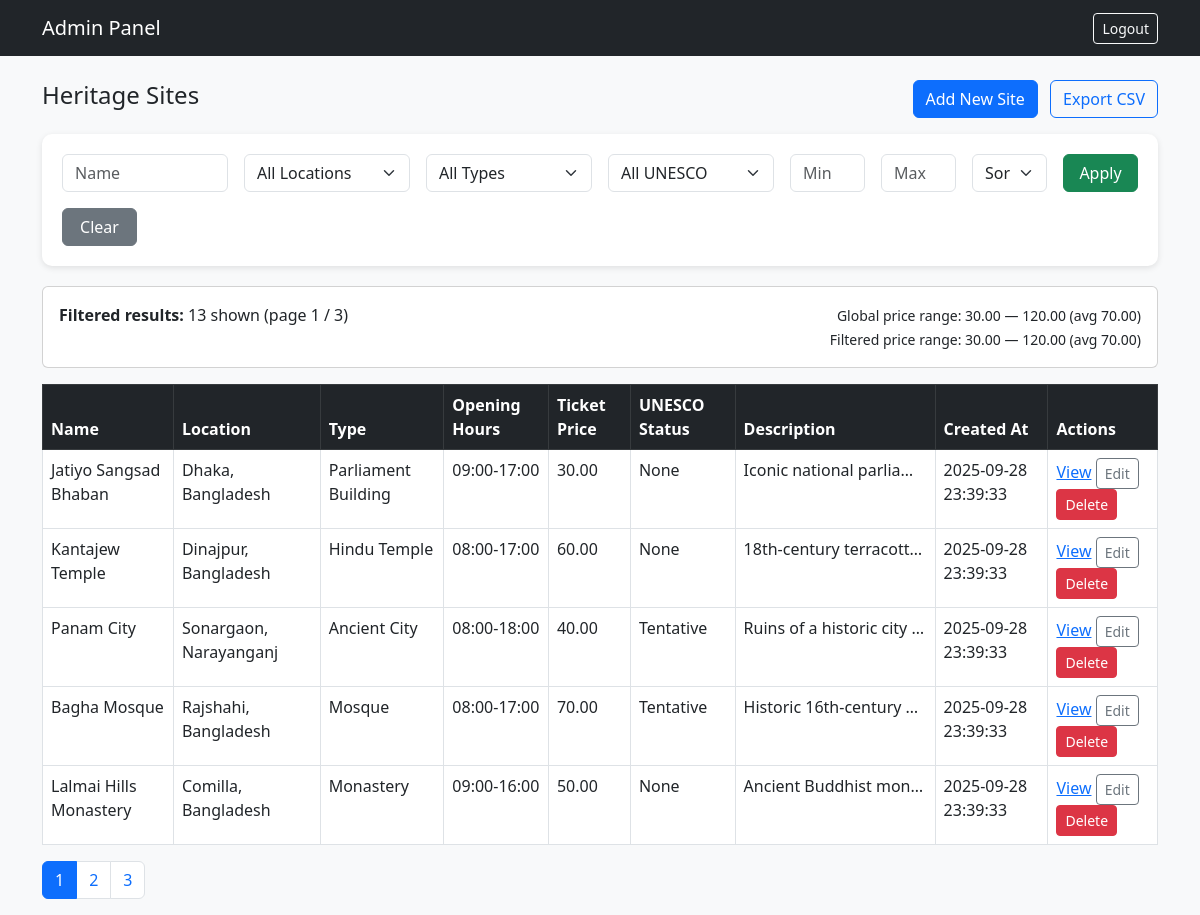
Page /admin/manage_sites.php (signed in) on the committed database.
### tables this page shows
CREATE TABLE IF NOT EXISTS HeritageSites (
  site_id INT AUTO_INCREMENT PRIMARY KEY,
  name VARCHAR(150) NOT NULL,
  location VARCHAR(200),
  type VARCHAR(100),
  opening_hours VARCHAR(100),
  ticket_price DECIMAL(10,2) DEFAULT 0,
  unesco_status ENUM('None','Tentative','World Heritage') DEFAULT 'None',
  description TEXT,
  created_at TIMESTAMP DEFAULT CURRENT_TIMESTAMP
);

### admin/manage_sites.php (the view, shortened to what this page needs)
<?php
require_once __DIR__ . '/../includes/db_connect.php';
$filter_name = trim($_GET['filter_name'] ?? '');
$filter_price_min = (isset($_GET['filter_price_min']) && $_GET['filter_price_min'] !== '') ? (float)$_GET['filter_price_min'] : null;
$filter_price_max = (isset($_GET['filter_price_max']) && $_GET['filter_price_max'] !== '') ? (float)$_GET['filter_price_max'] : null;
$page = max(1, (int)($_GET['page'] ?? 1));
$perPage = 5;
$globalStats = $pdo->query("SELECT COUNT(*) AS total, MIN(ticket_price) AS min_price, MAX(ticket_price) AS max_price, AVG(ticket_price) AS avg_price FROM HeritageSites")->fetch(PDO::FETCH_ASSOC);
$globalMin = $globalStats['min_price'] !== null ? (float)$globalStats['min_price'] : 0.00;
$globalMax = $globalStats['max_price'] !== null ? (float)$globalStats['max_price'] : 0.00;
$globalAvg = $globalStats['avg_price'] !== null ? (float)$globalStats['avg_price'] : 0.00;
$where = ' WHERE 1=1';
$params = [];
$order_by = 'created_at DESC';
$totalStmt = $pdo->prepare("SELECT COUNT(*) FROM HeritageSites $where");
$totalStmt->execute($params);
$totalRows = (int)$totalStmt->fetchColumn();
$totalPages = max(1, (int)ceil($totalRows / $perPage));
$offset = ($page - 1) * $perPage;
$query = "SELECT * FROM HeritageSites $where ORDER BY $order_by LIMIT :offset, :perPage";
$stmt = $pdo->prepare($query);
$stmt->bindValue(':offset', (int)$offset, PDO::PARAM_INT);
$stmt->bindValue(':perPage', (int)$perPage, PDO::PARAM_INT);
$stmt->execute();
$sites = $stmt->fetchAll(PDO::FETCH_ASSOC);
$filteredStatsStmt = $pdo->prepare("SELECT COUNT(*) AS total, MIN(ticket_price) AS min_price, MAX(ticket_price) AS max_price, AVG(ticket_price) AS avg_price FROM HeritageSites $where");
$filteredStatsStmt->execute($params);
$filteredStats = $filteredStatsStmt->fetch(PDO::FETCH_ASSOC);
?>
<!doctype html>
<html lang="en">
<head>
<link href="https://cdn.jsdelivr.net/npm/bootstrap@5.3.0/dist/css/bootstrap.min.css" rel="stylesheet">
</head>
<body>
<nav class="navbar navbar-dark bg-dark mb-4">
    <div class="container d-flex justify-content-between">
        <a class="navbar-brand" href="dashboard.php">Admin Panel</a>
        <a class="btn btn-outline-light btn-sm" href="logout.php">Logout</a>
    </div>
</nav>
<div class="container">
    <div class="d-flex justify-content-between align-items-center mb-3">
        <h4>Heritage Sites</h4>
        <div>
            <a class="btn btn-primary" href="site_edit.php">Add New Site</a>
            <?php
                $exportParams = $_GET;
                $exportParams['export'] = 'csv';
                echo '<a class="btn btn-outline-primary ms-2" href="?'.htmlspecialchars(http_build_query($exportParams)).'">Export CSV</a>';
            ?>
        </div>
    </div>
    <div class="filter-card">
        <form class="row g-3" method="get" novalidate>
            <div class="col-md-2">
                <input type="text" name="filter_name" class="form-control" placeholder="Name" value="<?php echo htmlspecialchars($filter_name); ?>">
            </div>
            <div class="col-md-2">
                <select name="filter_location" class="form-select" aria-label="Location">
                    <option value="">All Locations</option>
                </select>
            </div>
            <div class="col-md-2">
                <select name="filter_type" class="form-select" aria-label="Type">
                    <option value="">All Types</option>
                </select>
            </div>
            <div class="col-md-2">
                <select name="filter_unesco" class="form-select" aria-label="UNESCO status">
                    <option value="">All UNESCO</option>
                </select>
            </div>
            <div class="col-md-1">
                <input type="number" step="1" min="<?php echo htmlspecialchars((string)$globalMin); ?>" max="<?php echo htmlspecialchars((string)$globalMax); ?>"
                       name="filter_price_min" class="form-control" placeholder="Min" value="<?php echo htmlspecialchars($filter_price_min ?? ''); ?>">
            </div>
            <div class="col-md-1">
                <input type="number" step="1" min="<?php echo htmlspecialchars((string)$globalMin); ?>" max="<?php echo htmlspecialchars((string)$globalMax); ?>"
                       name="filter_price_max" class="form-control" placeholder="Max" value="<?php echo htmlspecialchars($filter_price_max ?? ''); ?>">
            </div>
            <div class="col-md-1">
                <select name="sort_price" class="form-select" aria-label="Sort price">
                    <option value="">Sort Price</option>
                </select>
            </div>
            <div class="col-md-1 d-grid">
                <button class="btn btn-success">Apply</button>
            </div>
            <div class="col-md-1 d-grid">
                <a class="btn btn-secondary" href="manage_sites.php">Clear</a>
            </div>
        </form>
    </div>
    <div class="mb-3">
        <div class="card p-3">
            <div class="row">
                <div class="col-md-6">
                    <strong>Filtered results:</strong> <?php echo (int)($filteredStats['total'] ?? 0); ?> shown (page <?php echo $page; ?> / <?php echo $totalPages; ?>)
                </div>
                <div class="col-md-6 text-md-end">
                    <small>Global price range: <?php echo number_format($globalMin, 2); ?> — <?php echo number_format($globalMax, 2); ?> (avg <?php echo number_format($globalAvg, 2); ?>)</small>
                    <br>
                    <small>Filtered price range: <?php echo $filteredStats['min_price'] !== null ? number_format($filteredStats['min_price'], 2) : '-'; ?> — <?php echo $filteredStats['max_price'] !== null ? number_format($filteredStats['max_price'], 2) : '-'; ?> (avg <?php echo $filteredStats['avg_price'] !== null ? number_format($filteredStats['avg_price'], 2) : '-'; ?>)</small>
                </div>
            </div>
        </div>
    </div>
    <?php if (empty($sites)): ?>
        <div class="alert alert-info">No heritage sites found with these filters.</div>
    <?php else: ?>
        <table class="table table-hover table-bordered bg-white">
            <thead class="table-dark">
                <tr>
                    <th>Name</th>
                    <th>Location</th>
                    <th>Type</th>
                    <th>Opening Hours</th>
                    <th>Ticket Price</th>
                    <th>UNESCO Status</th>
                    <th>Description</th>
                    <th>Created At</th>
                    <th>Actions</th>
                </tr>
            </thead>
            <tbody>
            <?php foreach ($sites as $s): ?>
                <tr>
                    <td><?php echo htmlspecialchars($s['name']); ?></td>
                    <td><?php echo htmlspecialchars($s['location']); ?></td>
                    <td><?php echo htmlspecialchars($s['type']); ?></td>
                    <td><?php echo htmlspecialchars($s['opening_hours']); ?></td>
                    <td><?php echo number_format($s['ticket_price'], 2); ?></td>
                    <td><?php echo htmlspecialchars($s['unesco_status']); ?></td>
                    <td class="truncate" title="<?php echo htmlspecialchars($s['description']); ?>"><?php echo htmlspecialchars($s['description']); ?></td>
                    <td><?php echo htmlspecialchars($s['created_at']); ?></td>
                    <td>
                        <a href="../site_view.php?id=<?php echo (int)$s['site_id']; ?>">View</a>
                        <a class="btn btn-sm btn-outline-secondary" href="site_edit.php?id=<?php echo (int)$s['site_id']; ?>">Edit</a>
                        <form method="post" class="d-inline" onsubmit="return confirm('Delete site?');">
                            <button type="submit" class="btn btn-sm btn-danger">Delete</button>
                        </form>
                    </td>
                </tr>
            <?php endforeach; ?>
            </tbody>
        </table>
        <?php if ($totalPages > 1): ?>
            <nav>
                <ul class="pagination">
                    <?php
                        for ($p = 1; $p <= $totalPages; $p++):
                            $queryParams = $_GET;
                            $queryParams['page'] = $p;
                    ?>
                        <li class="page-item <?php if ($p === $page) echo 'active'; ?>">
                            <a class="page-link" href="?<?php echo htmlspecialchars(http_build_query($queryParams)); ?>"><?php echo $p; ?></a>
                        </li>
                    <?php endfor; ?>
                </ul>
            </nav>
        <?php endif; ?>
    <?php endif; ?>
</div>
</body>
</html>

### admin/manage_sites.php (style rules this page uses)
body { background-color: #f8f9fa; }
.filter-card { background: #fff; padding: 20px; border-radius: 10px; box-shadow: 0 2px 6px rgba(0,0,0,0.1); margin-bottom: 20px; }
.truncate { max-width: 200px; white-space: nowrap; overflow: hidden; text-overflow: ellipsis; }

### rows in the picture
heritagesites: name "Jatiyo Sangsad Bhaban", location "Dhaka, Bangladesh", type "Parliament Building", opening_hours "09:00-17:00", ticket_price "30.00", unesco_status "None", description "Iconic national parlia…", created_at "2025-09-28 23:39:33"
heritagesites: name "Kantajew Temple", location "Dinajpur, Bangladesh", type "Hindu Temple", opening_hours "08:00-17:00", ticket_price "60.00", unesco_status "None", description "18th-century terracott…", created_at "2025-09-28 23:39:33"
heritagesites: name "Panam City", location "Sonargaon, Narayanganj", type "Ancient City", opening_hours "08:00-18:00", ticket_price "40.00", unesco_status "Tentative", description "Ruins of a historic city…", created_at "2025-09-28 23:39:33"
heritagesites: name "Bagha Mosque", location "Rajshahi, Bangladesh", type "Mosque", opening_hours "08:00-17:00", ticket_price "70.00", unesco_status "Tentative", description "Historic 16th-century…", created_at "2025-09-28 23:39:33"
heritagesites: name "Lalmai Hills Monastery", location "Comilla, Bangladesh", type "Monastery", opening_hours "09:00-16:00", ticket_price "50.00", unesco_status "None", description "Ancient Buddhist mon…", created_at "2025-09-28 23:39:33"

### other values in the picture
$filteredStats['total'] "13"
$page "1"
$totalPages "3"
$globalMin "30.00"
$globalMax "120.00"
$globalAvg "70.00"
$filteredStats['min_price'] "30.00"
$filteredStats['max_price'] "120.00"
$filteredStats['avg_price'] "70.00"
